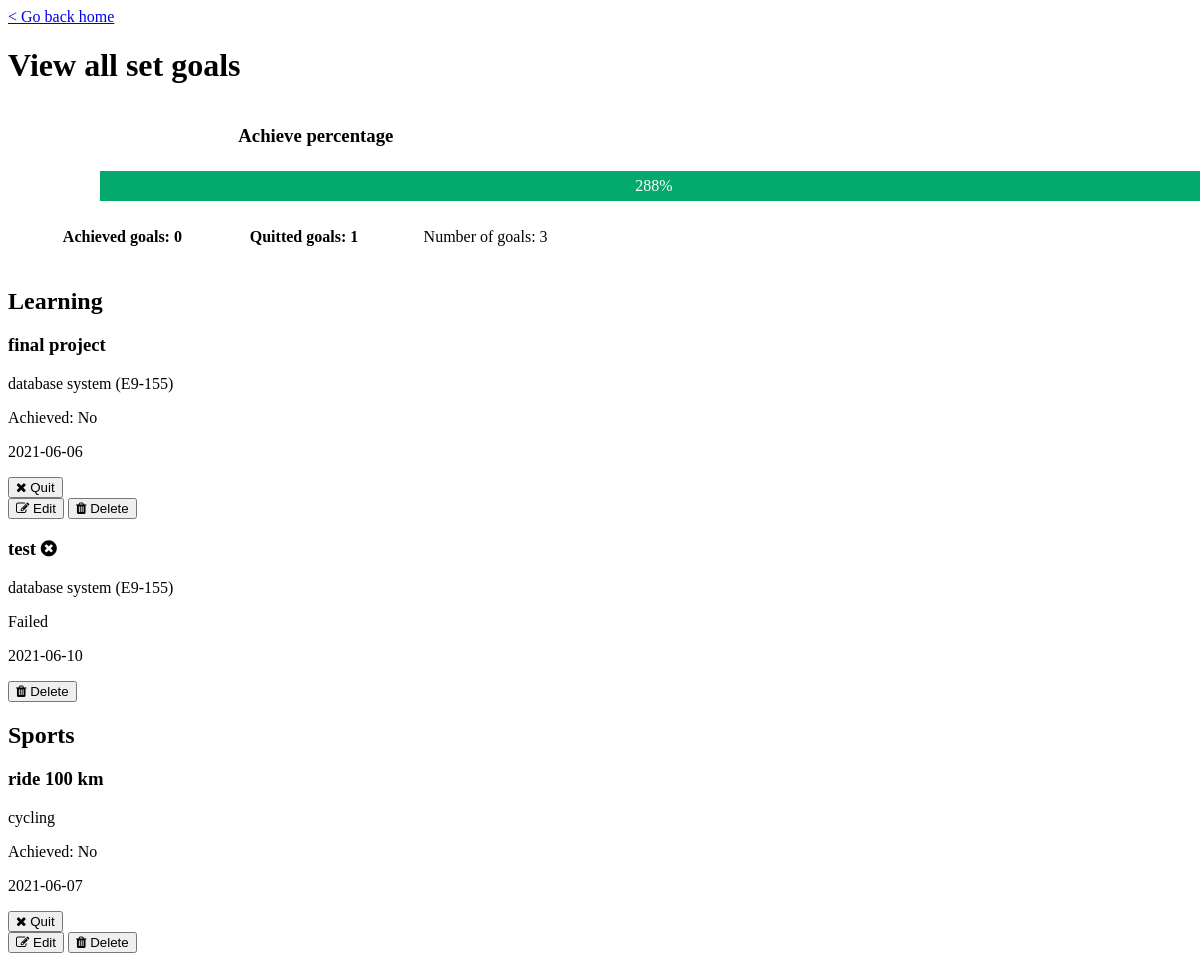
Page /goals/listAll on the earlier database version.
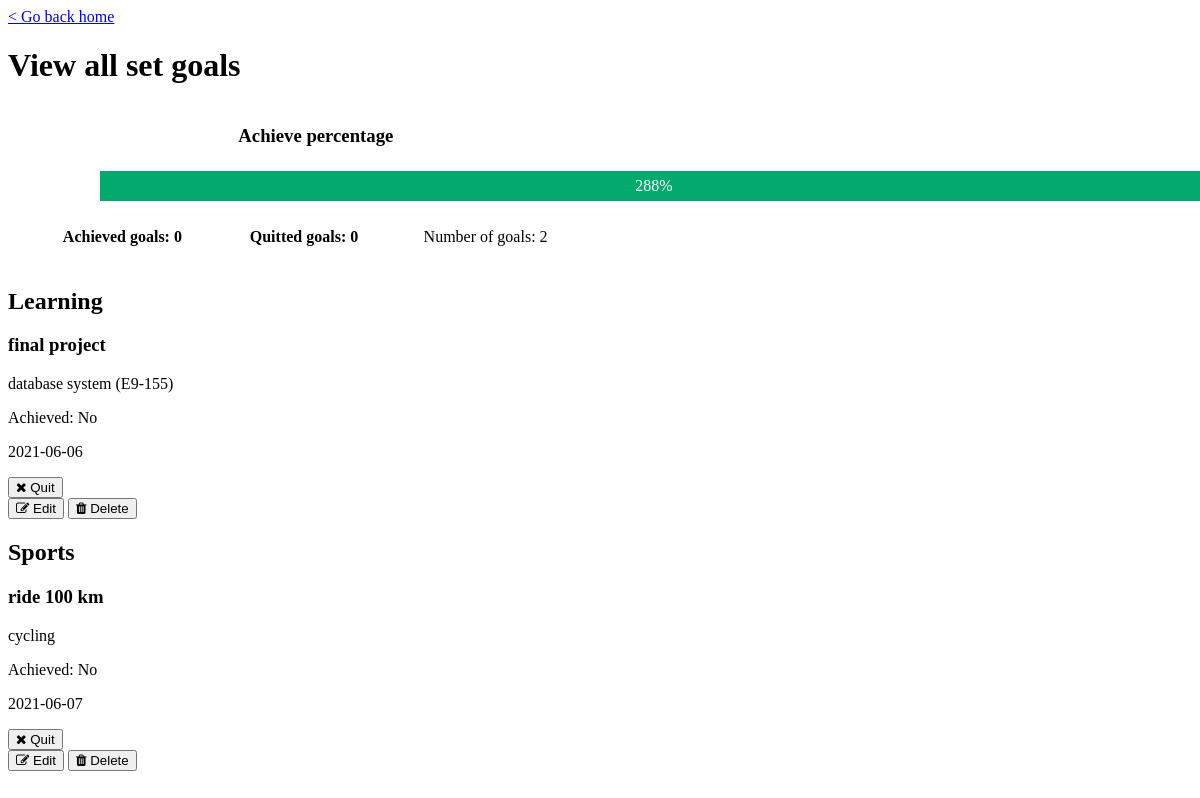
Same page on the later database version.
### MainApp/models.py (models this page shows, shortened)
class Goals(db.Model):
    __tablename__ = 'Goals'
    GoalNumber = db.Column(db.CHAR(6), primary_key=True)
    ItemNumber = db.Column(db.CHAR(6), db.ForeignKey('Items.ItemNumber', ondelete='CASCADE'), nullable=False)
    Goal = db.Column(db.VARCHAR(100), nullable=False)
    Achieved = db.Column(db.CHAR(1), nullable=False)
    SetDate = db.Column(db.CHAR(10))
    AchieveDate = db.Column(db.CHAR(10))
    '''
    __table_args__ = (
        db.ForeignKeyConstraint(['ItemNumber'], ['Items.ItemNumber']),
    )
    '''
    goal_referenced_by_record = db.relationship('Records', lazy=True, foreign_keys='Records.GoalNumber')

class Items(db.Model):
    __tablename__ = 'Items'
    Category = db.Column(db.VARCHAR(20), nullable=False)
    ItemNumber = db.Column(db.CHAR(6), primary_key=True)
    Name = db.Column(db.VARCHAR(50), nullable=False)
    item_referenced_by_record = db.relationship('Records', lazy=True, cascade='delete')
    item_referenced_by_goal = db.relationship('Goals', lazy=True, cascade='delete')

### main.py (the view)
@app.route('/goals/listAll')
def goals_listAll():
    return goals_views.listGoals()

### MainApp/templates/goals/goal_listAll.html (shortened to what this page needs)
<!doctype html>
<html>
    <link rel="stylesheet" href="/static/goals/goal_listAll_css.css">
    <link rel="stylesheet" href="https://cdnjs.cloudflare.com/ajax/libs/font-awesome/4.7.0/css/font-awesome.min.css">
    <body onload="setInfo()">
        <a href="/home" title="go to Homepage">&lt; Go back home</a>
        <div id="titleContainer">
            <h1 class="containerTitle">View all set goals</h1>
            <div id="progressContainer">
                <div class="progress" id="messageContainer">
                    <h3 class="message">Achieve percentage</h3>
                </div>
                <div class="progress" id="barContainer">
                    <div id="bar">{{percentage}}%</div>
                </div>
            </div>
            <div id="progressDetailContainer">
                <div class="progressDetail" id="numberOfAchievedGoals">
                    <h4 class="numberOfAchievedGoals">Achieved goals: {{numberOfAchievedGoals}}</h4>
                </div>
                <div class="progressDetail" id="numberOfQuittedGoals">
                    <h4 class="numberOfAchievedGoals">Quitted goals: {{numberOfQuittedGoals}}</h4>
                </div>
                <div class="progressDetail" id="numberOfGoalsContainer">
                    <p class="numberOfGoals">Number of goals: {{numberOfGoals}}</p>
                </div>
            </div>
        </div>
        <div class="goals" id="goalListContainer">
            <h2 class="learningGoals">Learning</h2>
            <div id="learningGoalsContainer">
                {% for g in learningGoals %}
                <div id="goalContainer">
                    {% if g.Achieved == 'Y' %}
                        <h3 class="goal" id="goal">{{g.Goal}} <i class="fa fa-check-circle"></i></h3>
                    {% elif g.Achieved == 'Q' %}
                        <h3 class="goal" id="goal">{{g.Goal}} <i class="fa fa-times-circle"></i></h3>
                    {% else %}
                        <h3 class="goal" id="goal">{{g.Goal}}</h3>
                    {% endif %}
                    {% if g.Category == 'Learning' %}
                        <p class="goal" id="item">{{g.Name}} ({{g.ItemNumber}})</p>
                    {% else %}
                        <p class="goal" id="item">{{g.Name}}</p>
                    {% endif %}
                    {% if g.Achieved == 'Y' %}
                        <p class="goal" id="achieveInfo">Achieved: Yes. Achieved on {{g.AchieveDate}}.</p>
                    {% elif g.Achieved == 'N' %}
                        <p class="goal" id="achieveInfo">Achieved: No</p>
                    {% else %}
                        <p class="goal" id="achieveInfo">Failed</p>
                    {% endif %}
                    <p class="goal" id="setDate">{{g.SetDate}}</p>
                    <div id="buttonContainer">
                        {% if g.Achieved == 'N' %}
                            <button id="quitRequestButton" onclick="quitWarn('{{g.GoalNumber}}')"><i class="fa fa-close"></i> Quit</button>
                            <br>
                            <button id="modifyRequestButton" onclick="sendModifyRequest('{{g.GoalNumber}}')"><i class="fa fa-edit"></i> Edit</button>
                        {% endif %}
                        <button id="deleteRequestButton" onclick="deleteWarn('{{g.GoalNumber}}')"><i class="fa fa-trash"></i> Delete</button>
                    </div>
                </div>
                {% endfor %}
            </div>
            <h2 class="sportsGoals">Sports</h2>
            <div id="sportsGoalsContainer">
                {% for g in sportsGoals %}
                <div id="goalContainer">
                    {% if g.Achieved == 'Y' %}
                        <h3 class="goal" id="goal">{{g.Goal}} <i class="fa fa-check-circle"></i></h3>
                    {% elif g.Achieved == 'Q' %}
                        <h3 class="goal" id="goal">{{g.Goal}} <i class="fa fa-times-circle"></i></h3>
                    {% else %}
                        <h3 class="goal" id="goal">{{g.Goal}}</h3>
                    {% endif %}
                    {% if g.Category == 'Learning' %}
                        <p class="goal" id="item">{{g.Name}} ({{g.ItemNumber}})</p>
                    {% else %}
                        <p class="goal" id="item">{{g.Name}}</p>
                    {% endif %}
                    {% if g.Achieved == 'Y' %}
                        <p class="goal" id="achieveInfo">Achieved: Yes. Achieved on {{g.AchieveDate}}.</p>
                    {% elif g.Achieved == 'N' %}
                        <p class="goal" id="achieveInfo">Achieved: No</p>
                    {% else %}
                        <p class="goal" id="achieveInfo">Failed</p>
                    {% endif %}
                    <p class="goal" id="setDate">{{g.SetDate}}</p>
                    <div id="buttonContainer">
                        {% if g.Achieved == 'N' %}
                            <button id="quitRequestButton" onclick="quitWarn('{{g.GoalNumber}}')"><i class="fa fa-close"></i> Quit</button>
                            <br>
                            <button id="modifyRequestButton" onclick="sendModifyRequest('{{g.GoalNumber}}')"><i class="fa fa-edit"></i> Edit</button>
                        {% endif %}
                        <button id="deleteRequestButton" onclick="deleteWarn('{{g.GoalNumber}}')"><i class="fa fa-trash"></i> Delete</button>
                    </div>
                </div>
                {% endfor %}
            </div>
        </div>
    </body>
</html>

### MainApp/static/goals/goal_listAll_css.css (style rules this page uses)
#progressContainer { width: 50%; text-align: center; display: inline-block; }
.progress { display: inline-block; }
#messageContainer { width: auto; text-align: left; margin: 0% 1% 0% 5%; }
#barContainer { width: 65%; background-color: rgb(197, 197, 197); margin: 1% 5% 1% 1%; align-items: center; }
#bar { width: 0%; height: 30px; background-color: #04AA6D; text-align: center; line-height: 30px; color: white; }
#numberOfAchievedGoals { margin: 0; }
#progressDetailContainer { width: 50%; text-align: center; display: inline-block; }
.progressDetail { width: 30%; display: inline-block; }

Differences in the rows shown:
removed Goals: Goal "test", Name "database system", ItemNumber "E9-155", Achieved "Failed", SetDate "2021-06-10", shown under "Learning"
Other differences:
{{ numberOfQuittedGoals }}: "1" → "0"
{{ numberOfGoals }}: "3" → "2"
